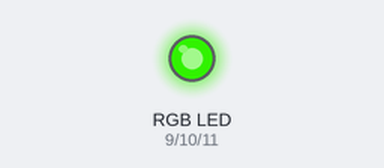
Recording of a sketch running on a simulated Arduino Uno, built with avr-gcc and run on an emulated ATmega328P. On the bench: an RGB LED mixed from three pins (HIGH = lit). Dim RGB values are drawn brighter than linear; random numbers use the default seed unless the sketch sets one.

Above: at 0.15 s.
At 4.65 s:
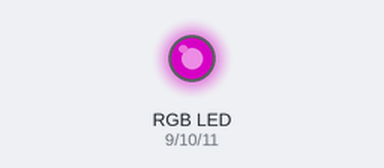
At 9.75 s:
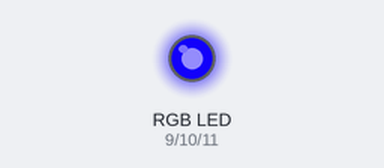
At 19.95 s:
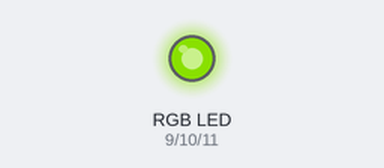
At 29.86 s:
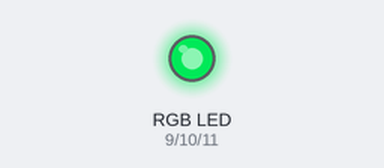
At 39.76 s:
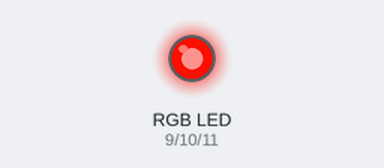
Timing chart, 0 to 40.0 s (numbered marks = the images above):
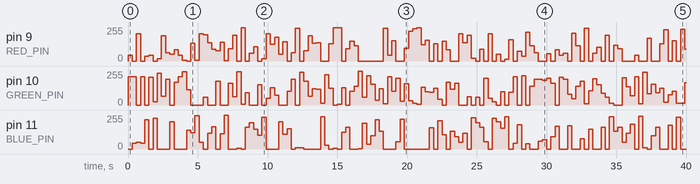

The sketch:

multiColorLedRandom.ino
```cpp
const int RED_PIN = 9;
const int GREEN_PIN = 10;
const int BLUE_PIN = 11;

int DISPLAY_TIME = 100;

void setup() {
  pinMode(RED_PIN, OUTPUT);
  pinMode(GREEN_PIN, OUTPUT);
  pinMode(BLUE_PIN, OUTPUT);
  randomSeed(analogRead(0));
}

//Generate random color
void loop() {
  int color = random(767) + 1;
  int redIntensity;
  int greenIntensity;
  int blueIntensity;

  if (color <= 255) //red to green
  {
    redIntensity = 255 - color;
    greenIntensity = color;
    blueIntensity = 0;
  }
  else if (color <= 511) //green to blue
  {
    redIntensity = 0;
    greenIntensity = 255 - (color - 256);
    blueIntensity = (color - 256);
  }
  else // color >= 512 //blue to red
  {
    redIntensity = (color - 512);
    greenIntensity = 0;
    blueIntensity = 255 - (color - 512);
  }

  analogWrite(RED_PIN, redIntensity);
  analogWrite(BLUE_PIN, blueIntensity);
  analogWrite(GREEN_PIN, greenIntensity);
  delay(300);
}
```

Measured:
- by itself, pin 9 (RED_PIN): 0/255 → 43/255 at 0.00 s, → 0/255 0.30 s later, → 204/255 0.30 s later, → 0/255 0.30 s later, … (121 changes in this stretch)
- by itself, pin 11 (BLUE_PIN): 0/255 → 44/255 at 0.30 s, → 51/255 0.30 s later, → 42/255 0.30 s later, → 221/255 0.30 s later, … (108 changes in this stretch)
